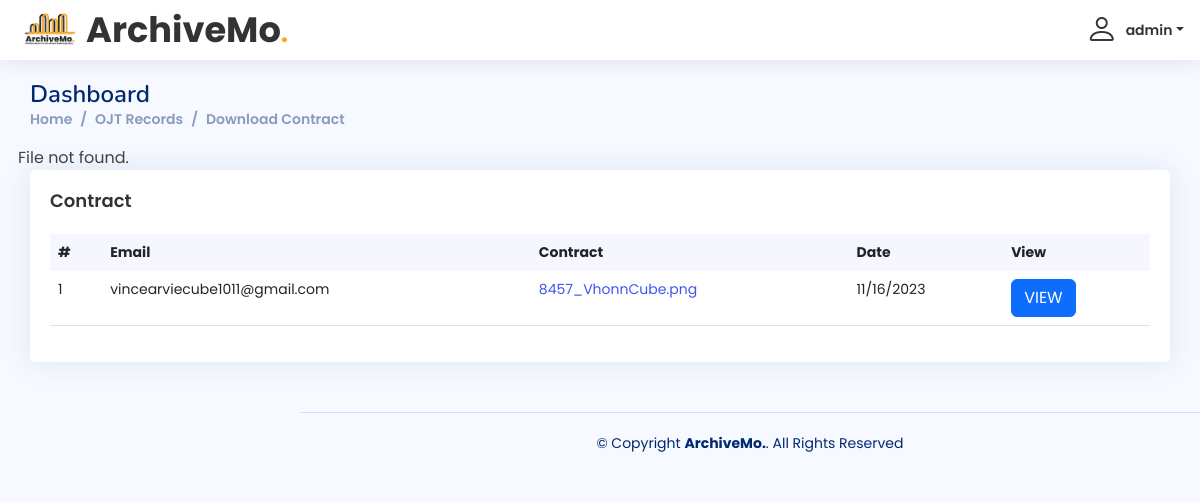
The app's page /admin/contract-dashboard.php?id=1 (signed in) with its own data.
### tables this page shows
CREATE TABLE `contract` (
  `id` int(11) NOT NULL,
  `email` text NOT NULL,
  `contract` text NOT NULL,
  `date` text NOT NULL
);

### admin/contract-dashboard.php (the view, shortened to what this page needs)
<?php
include 'dbconn.php';
?>
<!DOCTYPE html>
<html lang="en">
<head>
  <link href="assets/vendor/bootstrap/css/bootstrap.min.css" rel="stylesheet">
  <link href="assets/vendor/bootstrap-icons/bootstrap-icons.css" rel="stylesheet">
  <link href="assets/vendor/boxicons/css/boxicons.min.css" rel="stylesheet">
  <link href="assets/vendor/quill/quill.snow.css" rel="stylesheet">
  <link href="assets/vendor/quill/quill.bubble.css" rel="stylesheet">
  <link href="assets/vendor/remixicon/remixicon.css" rel="stylesheet">
  <link href="assets/vendor/simple-datatables/style.css" rel="stylesheet">
  <link href="assets/css/style.css" rel="stylesheet">
</head>
<body>
  <header id="header" class="header fixed-top d-flex align-items-center">
    <div class="d-flex align-items-center justify-content-between">
      <a href="admin-index.php" class="logo d-flex align-items-center">
        <img src="img/logo3.png" alt="" style="width: auto; height: 60px">
        <span class="logo-name">ArchiveMo<span style="color: #F5A623; font-family: Poppins, sans-serif">.</span></span>
      </a>
    </div>
    <nav class="header-nav ms-auto">
      <ul class="d-flex align-items-center">
        <li class="nav-item dropdown pe-3">
          <a class="nav-link nav-profile d-flex align-items-center pe-0" href="#" data-bs-toggle="dropdown">
            <?php
            $email = $_SESSION['useremail'];
            $result = mysqli_query($conn, "SELECT * FROM admin WHERE username ='$email'");
            while ($row = mysqli_fetch_array($result)) {
            ?>
              <i class="bi bi-person" style="font-size: 2rem;"></i>
              <span class="d-none d-md-block dropdown-toggle ps-2"><?php echo $row["username"]; ?></span>
          </a>
            <?php
            }
            ?>
        </li>
      </ul>
    </nav>
  </header>
  <main id="main" class="main" style="margin-left: 0;">
    <div class="pagetitle">
      <h1>Dashboard</h1>
      <nav>
        <ol class="breadcrumb">
          <li class="breadcrumb-item"><a href="admin-index.php">Home</a></li>
          <li class="breadcrumb-item active"><a href="ojt-dashboard.php">OJT Records</a></li>
          <li class="breadcrumb-item">Download Contract</li>
        </ol>
      </nav>
    </div>
    <section class="section dashboard">
      <div class="row">
        <?php
        if (isset($_GET['id'])) {
          $id = $_GET['id'];
          $sql = "SELECT contract FROM contract WHERE id = ?";
          $stmt = $conn->prepare($sql);
          $stmt->bind_param("i", $id);
          $stmt->execute();
          $result = $stmt->get_result();
          if ($result && $result->num_rows > 0) {
            $row = $result->fetch_assoc();
            $filename = $row['contract'];
            $file = '../images/pdf/' . $filename;
            if (file_exists($file)) {
              header('Content-Type: application/octet-stream');
              header('Content-Disposition: attachment; filename="' . $filename . '"');
              header('Content-Length: ' . filesize($file));
              header('Pragma: public');
              header('Cache-Control: must-revalidate, post-check=0, pre-check=0');
              header('Expires: 0');
              ob_clean();
              flush();
              readfile($file);
              exit;
            } else {
              echo 'File not found.';
            }
          } else {
            echo 'Invalid file ID.';
          }
        }
        ?>
        <div class="col-12">
          <div class="card recent-sales overflow-auto">
            <div class="card-body">
              <h5 class="card-title">Contract</h5>
              <table class="table datatable">
                <thead>
                  <tr>
                    <th>#</th>
                    <th>Email</th>
                    <th>Contract</th>
                    <th>Date</th>
                    <th>View</th>
                  </tr>
                </thead>
                <tbody>
                  <?php
                  $result = mysqli_query($conn, "SELECT * FROM contract");
                  while ($row = mysqli_fetch_array($result)) {
                  ?>
                    <tr>
                      <td scope="row"><?php echo $row["id"]; ?></td>
                      <td scope="row"><?php echo $row["email"]; ?></td>
                      <td><a href="?id=<?php echo $row['id']; ?>"><?php echo $row['contract']; ?></td>
                      <td scope="row"><?php echo $row["date"]; ?></td>
                      <td><a href="javascript:void(0);" class="btn btn-primary viewmodal" data-id="<?php echo $row['id']; ?>" data-contract="<?php echo $row['contract']; ?>">VIEW</a></td>
                    </tr>
                  <?php
                  }
                  ?>
                </tbody>
              </table>
            </div>
          </div>
        </div>
      </div>
    </section>
  </main>
  <footer id="footer" class="footer">
    <div class="copyright">
      &copy; Copyright <strong><span>ArchiveMo.</span></strong>. All Rights Reserved
    </div>
  </footer>
</body>
</html>

### admin/assets/css/style.css (style rules this page uses)
* { margin: 0; padding: 0; box-sizing: border-box; font-family: "Poppins", sans-serif; }
:root { scroll-behavior: smooth; }
body { font-family: "Open Sans", sans-serif; background: #f6f9ff; color: #444444; }
a { color: #4154f1; text-decoration: none; }
h1, h2, h3, h4, h5, h6 { font-family: "Nunito", sans-serif; }
#main { margin-top: 60px; padding: 20px 30px; transition: all 0.3s; }
.pagetitle { margin-bottom: 10px; }
.pagetitle h1 { font-size: 24px; margin-bottom: 0; font-weight: 600; color: #012970; }
.card { margin-bottom: 30px; border: none; border-radius: 5px; box-shadow: 0px 0 30px rgba(1, 41, 112, 0.1); }
.card-title { padding: 20px 0 15px 0; font-size: 18px; font-weight: 600; color: #333; font-family: "Poppins", sans-serif; }
.card-body { padding: 0 20px 20px 20px; }
.breadcrumb { font-size: 14px; font-family: "Nunito", sans-serif; color: #899bbd; font-weight: 600; }
.breadcrumb a { color: #899bbd; transition: 0.3s; }
.breadcrumb .breadcrumb-item::before { color: #899bbd; }
.breadcrumb .active { color: #51678f; font-weight: 600; }
.header .logo-name { color: #333; font-size: 2.2rem; font-family: "Poppins", sans-serif; }
@media (min-width: 1200px) { .logo { width: 280px; } }
.logo img { max-height: 100px; margin-right: 6px; }
.logo span { font-size: 26px; font-weight: 700; color: #012970; font-family: "Nunito", sans-serif; }
.header { transition: all 0.5s; z-index: 997; height: 60px; box-shadow: 0px 2px 20px rgba(1, 41, 112, 0.1); background-color: #fff; padding-left: 20px; }
.header-nav ul { list-style: none; }
.header-nav>ul { margin: 0; padding: 0; }
.header-nav .nav-profile { color: #333; }
.header-nav .nav-profile span { font-size: 14px; font-weight: 600; }
@media (min-width: 1200px) { #main, #footer { margin-left: 300px; } }
.dashboard .recent-sales { font-size: 14px; }
.dashboard .recent-sales .table thead { background: #f6f6fe; }
.dashboard .recent-sales .table thead th { border: 0; }
.footer { padding: 20px 0; font-size: 14px; transition: all 0.3s; border-top: 1px solid #cddfff; }
.footer .copyright { text-align: center; color: #012970; }

### records on screen
contract: id "1", email "vincearviecube1011@gmail.com", contract "8457_VhonnCube.png", date "11/16/2023"

### other values on screen
$row["username"] "admin"
